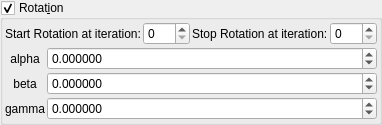
    <widget class="MyGroupBox" name="groupCheck_transf_function_enabledR_false">
     <property name="toolTip">
      <string/>
     </property>
     <property name="title">
      <string>Rotat&amp;ion</string>
     </property>
     <property name="checkable">
      <bool>true</bool>
     </property>
     <layout class="QVBoxLayout" name="verticalLayout_31" stretch="0,0">
      <property name="spacing">
       <number>2</number>
      </property>
      <property name="leftMargin">
       <number>2</number>
      </property>
      <property name="topMargin">
       <number>2</number>
      </property>
      <property name="rightMargin">
       <number>2</number>
      </property>
      <property name="bottomMargin">
       <number>2</number>
      </property>
      <item>
       <layout class="QHBoxLayout" name="horizontalLayout_14" stretch="0,1,0,1">
        <property name="topMargin">
         <number>0</number>
        </property>
        <item>
         <widget class="QLabel" name="label_256">
          <property name="text">
           <string>Start Rotation at iteration:</string>
          </property>
         </widget>
        </item>
        <item>
         <widget class="MySpinBox" name="spinboxInt_transf_start_iterations_R">
          <property name="sizePolicy">
           <sizepolicy hsizetype="Minimum" vsizetype="Maximum">
            <horstretch>0</horstretch>
            <verstretch>0</verstretch>
           </sizepolicy>
          </property>
          <property name="maximum">
           <number>999</number>
          </property>
         </widget>
        </item>
        <item>
         <widget class="QLabel" name="label_257">
          <property name="text">
           <string>Stop Rotation at iteration:</string>
          </property>
         </widget>
        </item>
        <item>
         <widget class="MySpinBox" name="spinboxInt_transf_stop_iterations_R">
          <property name="sizePolicy">
           <sizepolicy hsizetype="Minimum" vsizetype="Maximum">
            <horstretch>0</horstretch>
            <verstretch>0</verstretch>
           </sizepolicy>
          </property>
          <property name="maximum">
           <number>999</number>
          </property>
         </widget>
        </item>
       </layout>
      </item>
      <item>
       <layout class="QGridLayout" name="gridLayout_10" columnstretch="0,1">
        <property name="spacing">
         <number>2</number>
        </property>
        <item row="2" column="1">
         <widget class="MyDoubleSpinBox" name="spinboxd3_transf_rotation_z">
          <property name="sizePolicy">
           <sizepolicy hsizetype="Minimum" vsizetype="Maximum">
            <horstretch>0</horstretch>
            <verstretch>0</verstretch>
           </sizepolicy>
          </property>
          <property name="prefix">
           <string/>
          </property>
          <property name="suffix">
           <string/>
          </property>
          <property name="decimals">
           <number>6</number>
          </property>
          <property name="minimum">
           <double>-180.000000000000000</double>
          </property>
          <property name="maximum">
           <double>180.000000000000000</double>
          </property>
          <property name="singleStep">
           <double>1.000000000000000</double>
          </property>
         </widget>
        </item>
        <item row="0" column="0">
         <widget class="QLabel" name="label_35">
          <property name="text">
           <string notr="true">alpha</string>
          </property>
          <property name="alignment">
           <set>Qt::AlignCenter</set>
          </property>
         </widget>
        </item>
        <item row="1" column="0">
         <widget class="QLabel" name="label_34">
          <property name="text">
           <string notr="true">beta</string>
          </property>
          <property name="alignment">
           <set>Qt::AlignCenter</set>
          </property>
         </widget>
        </item>
        <item row="1" column="1">
         <widget class="MyDoubleSpinBox" name="spinboxd3_transf_rotation_y">
          <property name="sizePolicy">
           <sizepolicy hsizetype="Minimum" vsizetype="Maximum">
            <horstretch>0</horstretch>
            <verstretch>0</verstretch>
           </sizepolicy>
          </property>
          <property name="prefix">
           <string/>
          </property>
          <property name="suffix">
           <string/>
          </property>
          <property name="decimals">
           <number>6</number>
          </property>
          <property name="minimum">
           <double>-180.000000000000000</double>
          </property>
          <property name="maximum">
           <double>180.000000000000000</double>
          </property>
          <property name="singleStep">
           <double>1.000000000000000</double>
          </property>
         </widget>
        </item>
        <item row="2" column="0">
         <widget class="QLabel" name="label_36">
          <property name="text">
           <string notr="true">gamma</string>
          </property>
          <property name="alignment">
           <set>Qt::AlignCenter</set>
          </property>
         </widget>
        </item>
        <item row="0" column="1">
         <widget class="MyDoubleSpinBox" name="spinboxd3_transf_rotation_x">
          <property name="sizePolicy">
           <sizepolicy hsizetype="Minimum" vsizetype="Maximum">
            <horstretch>0</horstretch>
            <verstretch>0</verstretch>
           </sizepolicy>
          </property>
          <property name="prefix">
           <string/>
          </property>
          <property name="suffix">
           <string/>
          </property>
          <property name="decimals">
           <number>6</number>
          </property>
          <property name="minimum">
           <double>-180.000000000000000</double>
          </property>
          <property name="maximum">
           <double>180.000000000000000</double>
          </property>
          <property name="singleStep">
           <double>1.000000000000000</double>
          </property>
         </widget>
        </item>
       </layout>
      </item>
     </layout>
    </widget>
